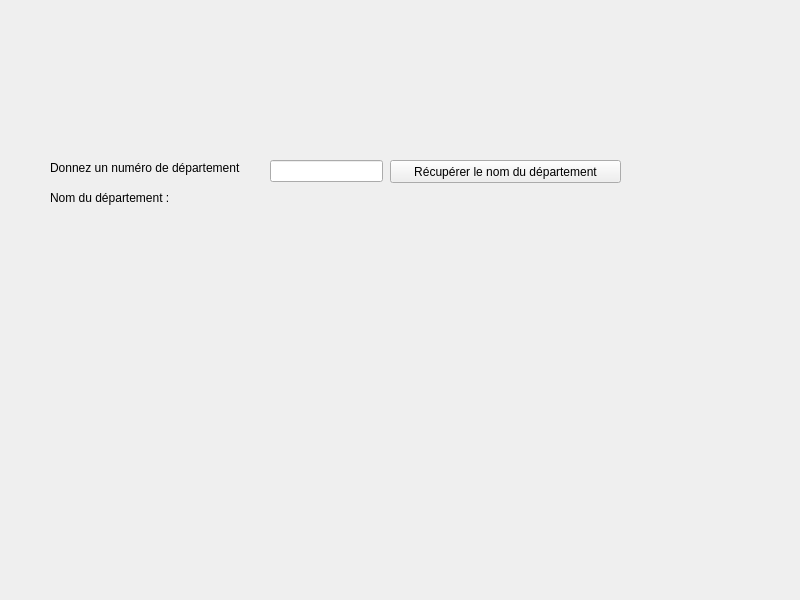
<?xml version="1.0" encoding="UTF-8"?>
<ui version="4.0">
 <class>Widget</class>
 <widget class="QWidget" name="Widget">
  <property name="geometry">
   <rect>
    <x>0</x>
    <y>0</y>
    <width>800</width>
    <height>600</height>
   </rect>
  </property>
  <property name="windowTitle">
   <string>Widget</string>
  </property>
  <widget class="QLineEdit" name="lineEditDepartement">
   <property name="geometry">
    <rect>
     <x>270</x>
     <y>160</y>
     <width>113</width>
     <height>22</height>
    </rect>
   </property>
  </widget>
  <widget class="QLabel" name="label">
   <property name="geometry">
    <rect>
     <x>50</x>
     <y>160</y>
     <width>221</width>
     <height>16</height>
    </rect>
   </property>
   <property name="text">
    <string>Donnez un numéro de département </string>
   </property>
  </widget>
  <widget class="QPushButton" name="pushButtonRecup">
   <property name="geometry">
    <rect>
     <x>390</x>
     <y>160</y>
     <width>231</width>
     <height>23</height>
    </rect>
   </property>
   <property name="text">
    <string>Récupérer le nom du département</string>
   </property>
  </widget>
  <widget class="QLabel" name="labelDepartement">
   <property name="geometry">
    <rect>
     <x>50</x>
     <y>190</y>
     <width>141</width>
     <height>16</height>
    </rect>
   </property>
   <property name="text">
    <string>Nom du département :</string>
   </property>
  </widget>
 </widget>
 <resources/>
 <connections/>
</ui>
